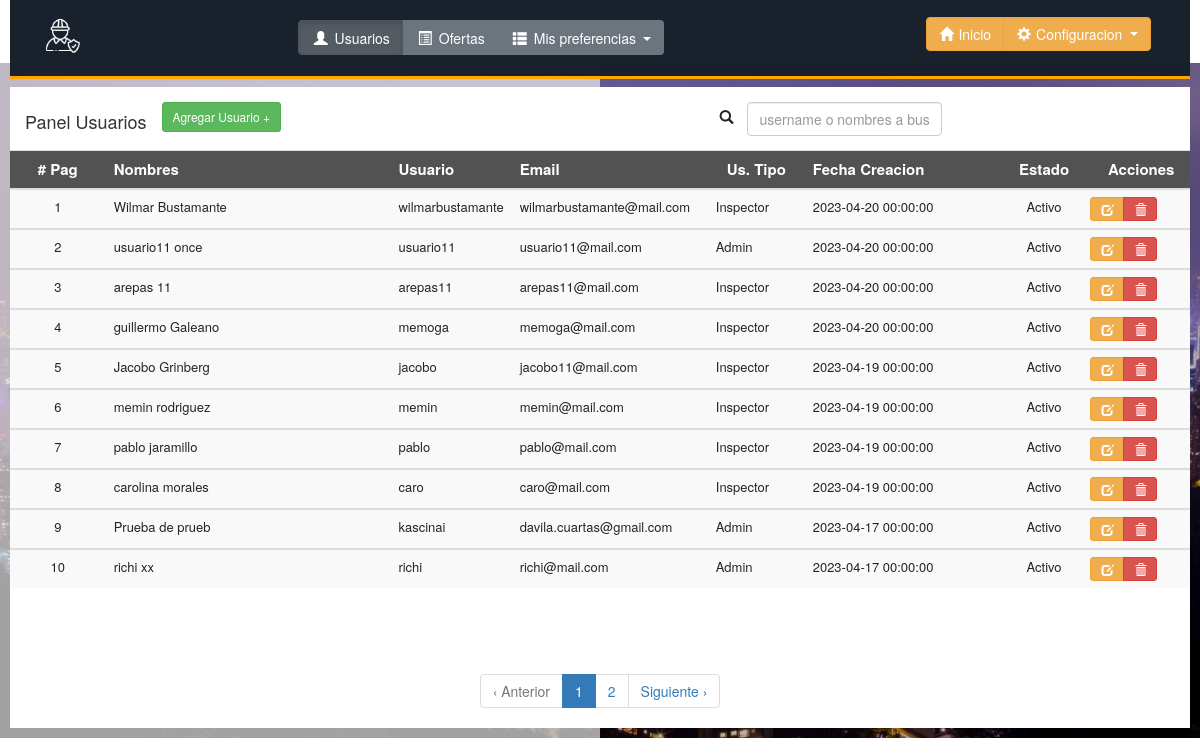
/users.php (signed in), run on an earlier commit of the app's database.
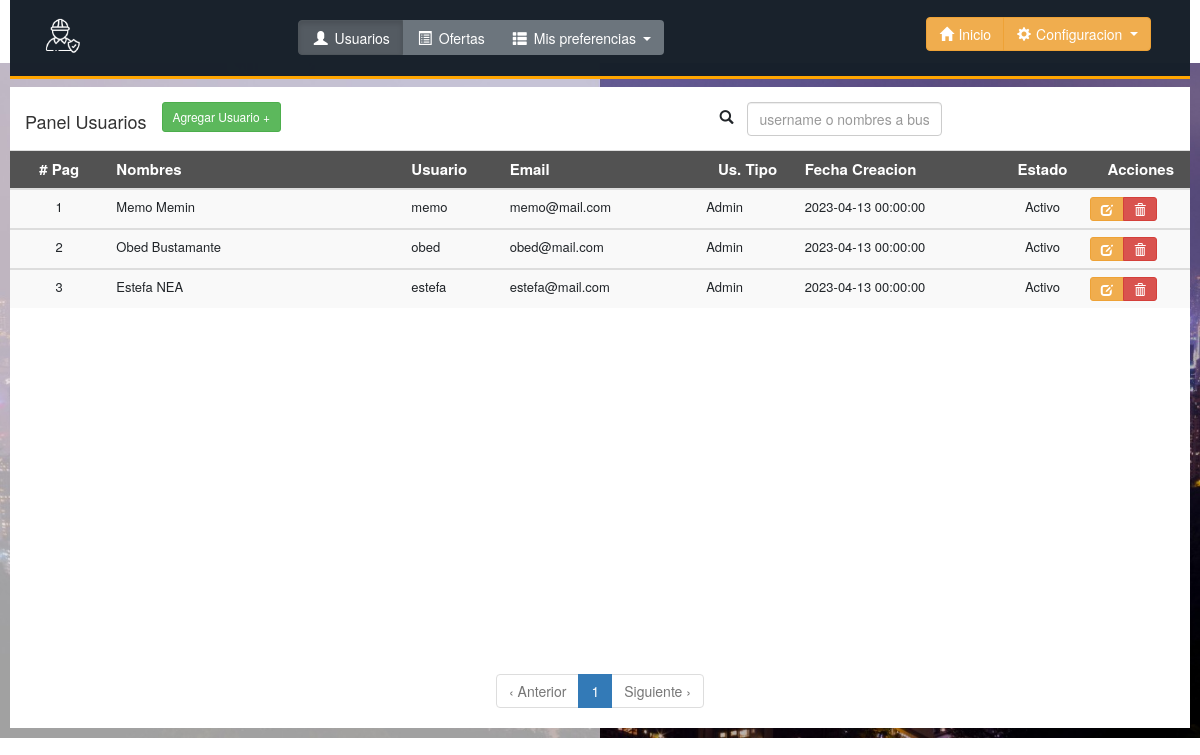
And on a later commit of the database.
### tables this page shows
CREATE TABLE IF NOT EXISTS `users` (
  `user_id` int NOT NULL AUTO_INCREMENT COMMENT 'Auto incrementar user_id de cada usuario, índice único',
  `firstname` varchar(20) NOT NULL,
  `lastname` varchar(20) NOT NULL,
  `user_name` varchar(64) NOT NULL COMMENT 'Nombre de usuario, único',
  `user_password_hash` varchar(255) NOT NULL COMMENT 'user''s password in salted and hashed format',
  `user_email` varchar(64) NOT NULL COMMENT 'user''s email, unique',
  `id_tipo` int NOT NULL,
  `date_added` datetime NOT NULL,
  `intentos` int NOT NULL,
  `ultimo_ingreso` datetime DEFAULT NULL,
  `estado` varchar(10) DEFAULT NULL,
  PRIMARY KEY (`user_id`),
  UNIQUE KEY `user_name` (`user_name`),
  UNIQUE KEY `user_email` (`user_email`)
);

### include/paginadousers.php (the view, shortened to what the changed rows need)
<link rel="stylesheet" href="css/style.css" />
<div class="container-fluid  outer_div" style="padding:0px;">
    <?php
    $sTable = "users";
    $sWhere = "";
    $sWhere .= " order by user_id desc";
    $page = (isset($_REQUEST['page']) && !empty($_REQUEST['page'])) ? $_REQUEST['page'] : 1;
    $per_page = 10;
    $adjacents  = 4;
    $offset = ($page - 1) * $per_page;
    $count_query   = mysqli_query($con, "SELECT count(*) AS numrows FROM $sTable  $sWhere");
    $row = mysqli_fetch_array($count_query);
    $numrows = $row['numrows'];
    $total_pages = ceil($numrows / $per_page);
    $reload = '?.php';
    $sql = "SELECT * FROM  $sTable $sWhere LIMIT $offset,$per_page";
    $query = mysqli_query($con, $sql);
    ?>
    <div class="boxscrollpag">
        <table class="table table-striped">
            <div class="row">
            <tr style="background-color:  rgb(9, 9, 9, 0.7); color:white; font-size:15px;">
                    <th class="col-1 text-center"># Pag</th>
                    <th class="col-3 ">Nombres</th>
                    <th class="col-1 ">Usuario</th>
                    <th class="col-2 ">Email</th>
                    <th class="col-1  text-center">Us. Tipo</th>
                    <th class="col-2 ">Fecha Creacion</th>
                    <th class="col-1  text-center">Estado</th>
                    <th class="col-1  text-center">Acciones</th>
                </tr>
            </div>
            <?php
            $number = 0;
            if ($result = ($query)) {
                while ($row = mysqli_fetch_array($result)) {
                    $number++;
                    $userid = $row["user_id"];
                    $name = $row["firstname"];
                    $lastname = $row["lastname"];
                    $username = $row["user_name"];
                    $email = $row["user_email"];
                    $tipo = $row["id_tipo"];
                    $dateadd = $row["date_added"];
                    $status = $row["estado"];
                    $passcifred = $row["user_password_hash"];
                    $perfil = "Invalido";
                    if ($tipo == 1) {
                        $perfil = "Admin";
                    }
                    if ($tipo == 3) {
                        $perfil = "Inspector";
                    }
                    $cargardatos = $userid . "||" . $name . "||" . $lastname . "||" . $username . "||" . $email . "||" . $tipo . "||" . $dateadd . "||" . $status . "||" . $passcifred;
            ?>
                    <tbody id="myTable">
                        <tr>
                            <td align="center"><?php echo $number ?></td>
                            <td><?php echo $name . ' ' . $lastname ?></td>
                            <td><?php echo $username ?></td>
                            <td><?php echo $email ?></td>
                            <td><?php echo $perfil ?></td>
                            <td><?php echo $dateadd ?></td>
                            <td align="center"><?php echo $status ?></td>
                            <td style="font-size: 10px; padding:0;" class="col-1">
                                    <div class="btn btn-group row">
                                        <button class="btn btn-warning btn-sm" data-toggle="modal" data-target="#editar" onclick="agregaform('<?php echo $cargardatos ?>')">
                                            <span class="glyphicon glyphicon-edit"></span></button>
                                        <button class="btn btn-danger btn-sm " onclick="return confirmar(id='<?php echo $userid; ?>')">
                                            <span class="glyphicon glyphicon-trash"></span>
                                        </button>
                                    </div>
                                </td>
                        </tr>
                    </tbody>
            <?php
                }
            }
            ?>
        </table>
    </div>
    <div class="text-center">
        <?php
        echo paginate($reload, $page, $total_pages, $adjacents);
        ?>
    </div>
</div>

### ajax/pagination.php (shortened to what the changed rows need)
<?php
function paginate($reload, $page, $tpages, $adjacents) {
	$prevlabel = "&lsaquo; Anterior";
	$nextlabel = "Siguiente &rsaquo;";
	$out = '<ul class="pagination pagination-large">';
	if($page==1) {
		$out.= "<li class='disabled'><span><a>$prevlabel</a></span></li>";
	} else if($page==2) {
		$out.= "<li><span><a href='javascript:void(0);' onclick='load(1)'>$prevlabel</a></span></li>";
	}else {
		$out.= "<li><span><a href='javascript:void(0);' onclick='load(".($page-1).")'>$prevlabel</a></span></li>";
	}
	$pmin = ($page>$adjacents) ? ($page-$adjacents) : 1;
	$pmax = ($page<($tpages-$adjacents)) ? ($page+$adjacents) : $tpages;
	for($i=$pmin; $i<=$pmax; $i++) {
		if($i==$page) {
			$out.= "<li class='active'><a>$i</a></li>";
		}else if($i==1) {
			$out.= "<li><a href='javascript:void(0);' onclick='load(1)'>$i</a></li>";
		}else {
			$out.= "<li><a href='javascript:void(0);' onclick='load(".$i.")'>$i</a></li>";
		}
	}
	if($page<$tpages) {
		$out.= "<li><span><a href='javascript:void(0);' onclick='load(".($page+1).")'>$nextlabel</a></span></li>";
	}else {
		$out.= "<li class='disabled'><span><a>$nextlabel</a></span></li>";
	}
	$out.= "</ul>";
	return $out;
}
?>

What changed in the data, as far as the page shows it:
removed users: firstname "Wilmar", lastname "Bustamante", user_name "wilmarbustamante", user_email "wilmarbustamante@mail.com", id_tipo "Inspector", date_added "2023-04-20 00:00:00", estado "Activo"
removed users: firstname "usuario11", lastname "once", user_name "usuario11", user_email "usuario11@mail.com", id_tipo "Admin", date_added "2023-04-20 00:00:00", estado "Activo"
removed users: firstname "arepas", lastname "11", user_name "arepas11", user_email "arepas11@mail.com", id_tipo "Inspector", date_added "2023-04-20 00:00:00", estado "Activo"
removed users: firstname "guillermo", lastname "Galeano", user_name "memoga", user_email "memoga@mail.com", id_tipo "Inspector", date_added "2023-04-20 00:00:00", estado "Activo"
removed users: firstname "Jacobo", lastname "Grinberg", user_name "jacobo", user_email "jacobo11@mail.com", id_tipo "Inspector", date_added "2023-04-19 00:00:00", estado "Activo"
removed users: firstname "memin", lastname "rodriguez", user_name "memin", user_email "memin@mail.com", id_tipo "Inspector", date_added "2023-04-19 00:00:00", estado "Activo"
removed users: firstname "pablo", lastname "jaramillo", user_name "pablo", user_email "pablo@mail.com", id_tipo "Inspector", date_added "2023-04-19 00:00:00", estado "Activo"
removed users: firstname "carolina", lastname "morales", user_name "caro", user_email "caro@mail.com", id_tipo "Inspector", date_added "2023-04-19 00:00:00", estado "Activo"
removed users: firstname "Prueba", lastname "de prueb", user_name "kascinai", user_email "davila.cuartas@gmail.com", id_tipo "Admin", date_added "2023-04-17 00:00:00", estado "Activo"
removed users: firstname "richi", lastname "xx", user_name "richi", user_email "richi@mail.com", id_tipo "Admin", date_added "2023-04-17 00:00:00", estado "Activo"
added users: firstname "Memo", lastname "Memin", user_name "memo", user_email "memo@mail.com", id_tipo "Admin", date_added "2023-04-13 00:00:00", estado "Activo"
now on this page (row edited): users: firstname "Obed", lastname "Bustamante", user_name "obed", user_email "obed@mail.com", id_tipo "Admin", date_added "2023-04-13 00:00:00", estado "Activo"
now on this page (row unchanged): users: firstname "Estefa", lastname "NEA", user_name "estefa", user_email "estefa@mail.com", id_tipo "Admin", date_added "2023-04-13 00:00:00", estado "Activo"
Also different on the page:
$nextlabel: (not shown) → "Siguiente ›"
$nextlabel: "Siguiente ›" → (not shown)
list line gone: "2"
